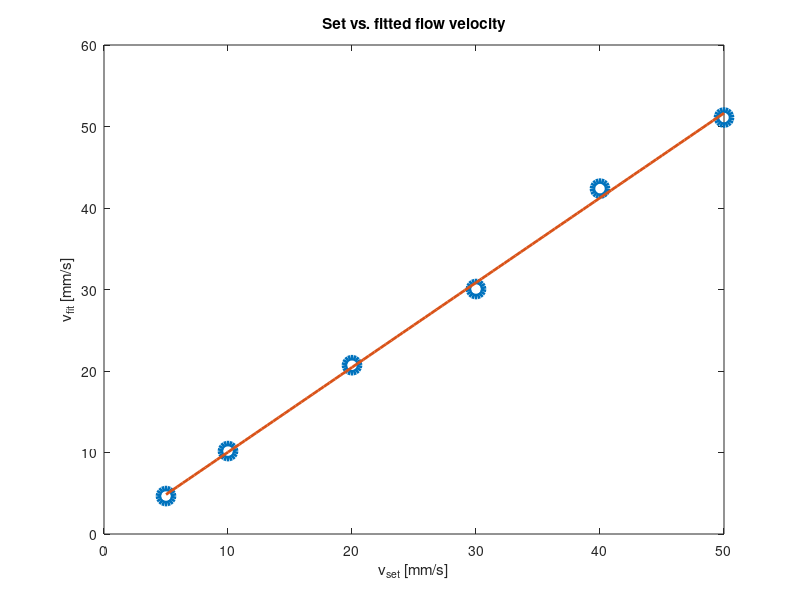

The MATLAB script that drew this image: (Note: this script raises an error after producing the figure.)
v_actual = [5, 10, 20, 30, 40, 50]'; % [mm/s]
v_sim_fit = [4.6566, 10.174, 20.7116, 30.0592, 42.377, 51.1006]';
figure
plot(v_actual, v_sim_fit, 'o', 'MarkerSize', 11, 'LineWidth', 4)
hold on
%% Least squares linear fit
A = [v_actual, ones(length(v_actual), 1)]; % [y = slope * v_actual + intercept]
x_lsq = (A'*A) \ (A'*v_sim_fit);

%% Calculate R^2

SS_res = sum( (v_sim_fit - ( x_lsq(1) .* v_actual + x_lsq(2) )).^2 );
SS_tot = sum( (v_sim_fit - mean(v_sim_fit)).^2 );

R2 = 1 - SS_res/SS_tot

%% Add least squares fit to the plot
v_grid = linspace(min(v_actual), max(v_actual), 100);
v_lsq = x_lsq(1) .* v_grid + x_lsq(2);
plot(v_grid, v_lsq, '-', 'LineWidth', 2)
hold off



xlabel("v_{set} [mm/s]")
ylabel("v_{fit} [mm/s]")
title("Set vs. fitted flow velocity")
legend("Simulation", "Least-squares linear fit: v_{fit} = " + num2str(x_lsq(1)) + " * v_{set} + " + num2str(x_lsq(2)) + " (R^2 = " + num2str(R2) + ")")
fontsize(20, "points")

xlim([0, max(v_actual) + 10])
ylim([0, max(v_actual) + 10])
axis square
grid on
